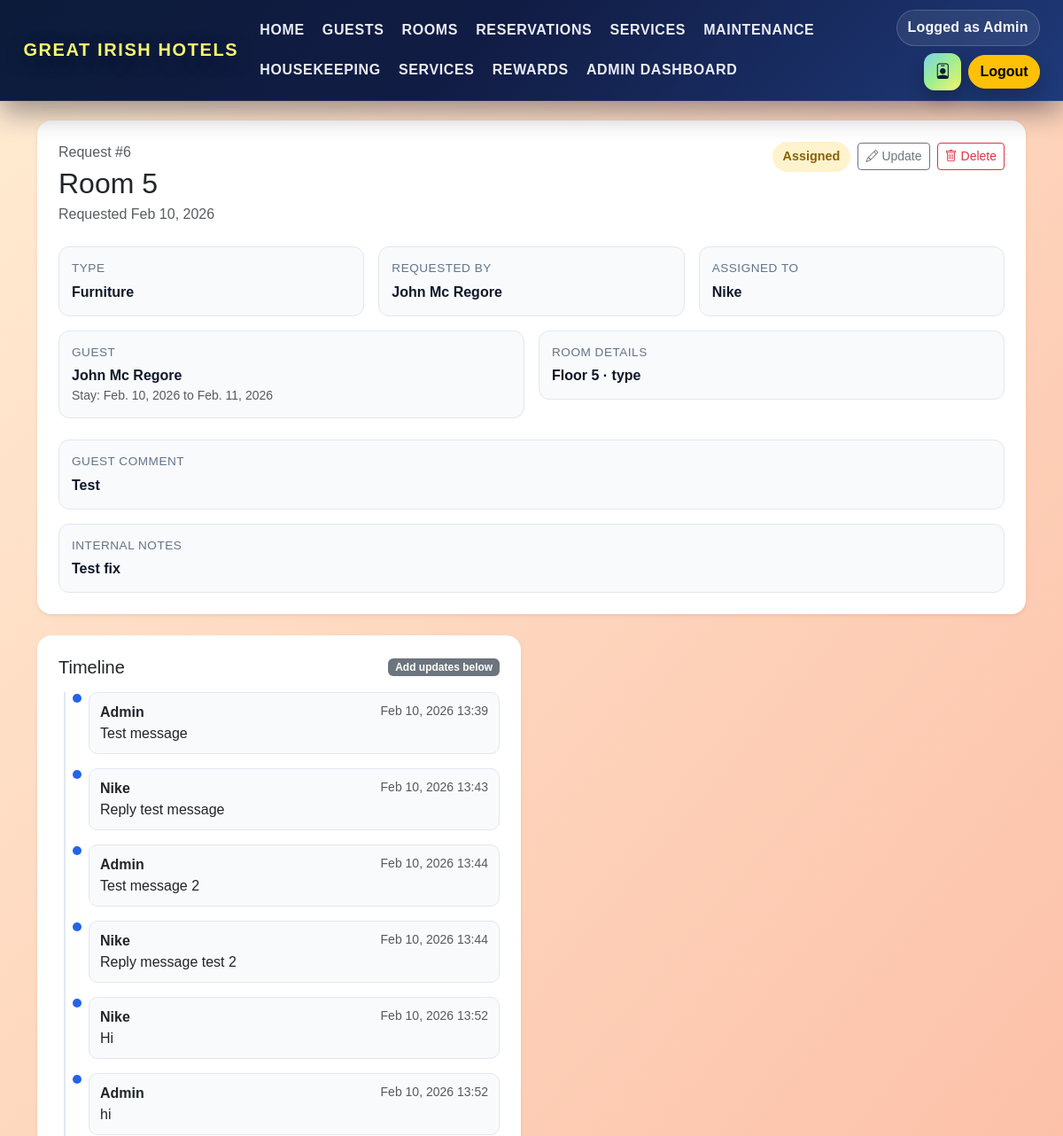
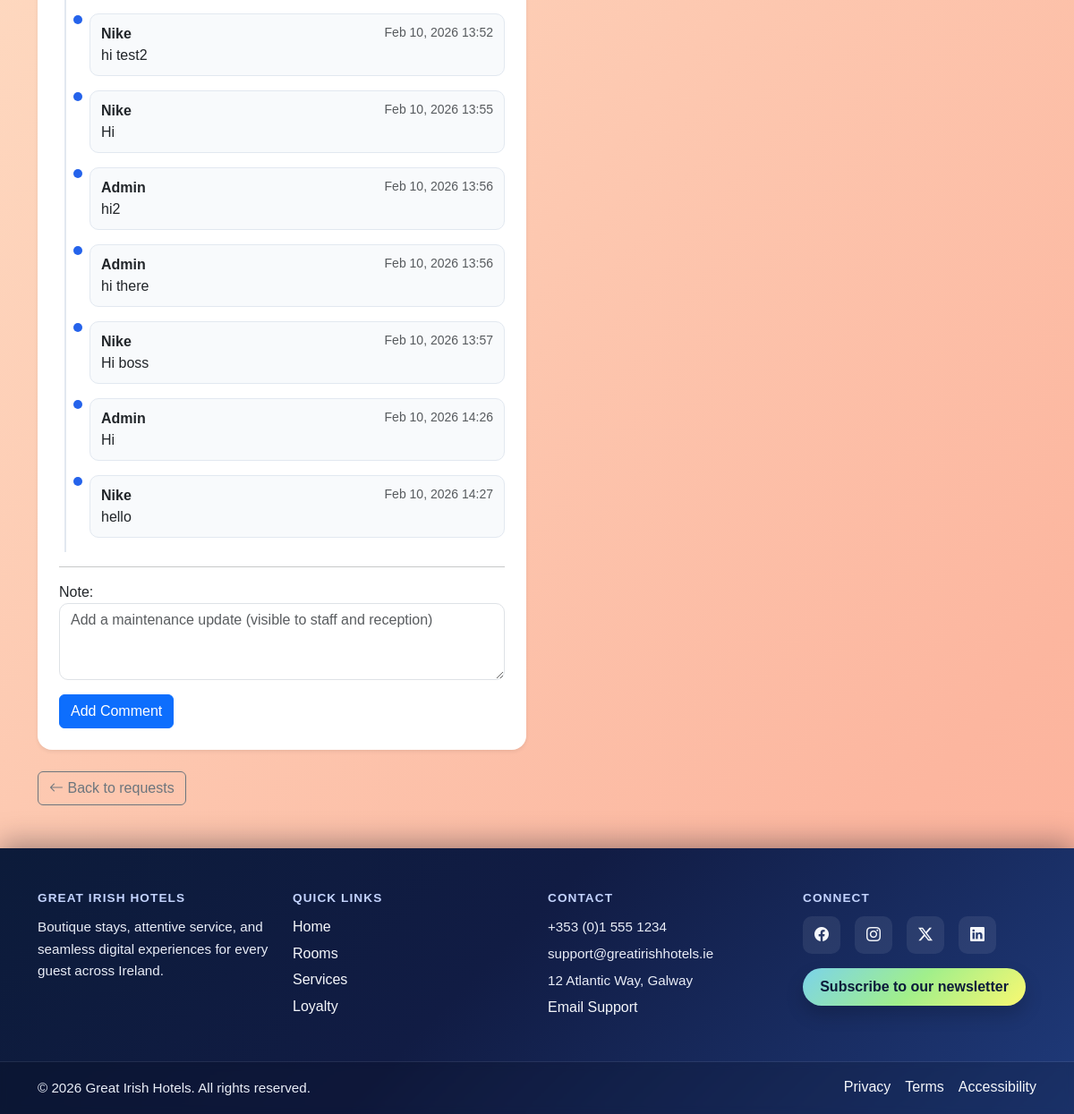
/management/maintenance/6/ (signed in), run on the app's committed database (2 pictures, top to bottom).
### core/models.py (models this page shows, shortened)
class MaintenanceRequest(models.Model):
	STATUS_CHOICES = [
		("requested", "Requested"),
		("assigned", "Assigned"),
		("in_progress", "In Progress"),
		("completed", "Completed"),
		("cancelled", "Cancelled"),
	]
	TYPE_CHOICES = [
		("plumbing", "Plumbing"),
		("electrical", "Electrical"),
		("hvac", "HVAC"),
		("furniture", "Furniture"),
		("appliances", "Appliances"),
		("room_cleaning", "Room Cleaning"),
		("other", "Other"),
	]
	guest = models.ForeignKey(Guest, on_delete=models.SET_NULL, null=True, blank=True, related_name="maintenance_requests")
	reservation = models.ForeignKey(Reservation, on_delete=models.SET_NULL, null=True, blank=True, related_name="maintenance_requests")
	room = models.ForeignKey(Room, on_delete=models.CASCADE, related_name="maintenance_requests")
	requested_by_name = models.CharField(max_length=120)
	request_date = models.DateField()
	type = models.CharField(max_length=30, choices=TYPE_CHOICES)
	comment = models.TextField(blank=True)
	internal_comment = models.TextField(blank=True)
	status = models.CharField(max_length=20, choices=STATUS_CHOICES, default="requested")
	assigned_to = models.ForeignKey(Staff, on_delete=models.SET_NULL, null=True, blank=True, related_name="assigned_maintenance_requests")
	created_at = models.DateTimeField(auto_now_add=True)
	updated_at = models.DateTimeField(auto_now=True)
	class Meta:
		ordering = ["-created_at"]

class Room(models.Model):
	number = models.CharField(max_length=10)
	floor = models.IntegerField()
	type = models.CharField(max_length=50)
	beds = models.IntegerField(default=1)
	rate = models.DecimalField(max_digits=8, decimal_places=2)
	smoking_allowed = models.BooleanField(default=False)
	available = models.BooleanField(default=True)
	image = CloudinaryField('room-image', folder='rooms', blank=True, null=True)

class Staff(models.Model):
	name = models.CharField(max_length=100)
	role = models.ForeignKey('Role', on_delete=models.SET_NULL, null=True)
	email = models.EmailField(unique=True)
	password_hash = models.CharField(max_length=128)

class Guest(models.Model):
	first_name = models.CharField(max_length=50)
	last_name = models.CharField(max_length=50)
	email = models.EmailField()
	phone = models.CharField(max_length=20)
	id_document = models.CharField(max_length=100)
	preferences = models.TextField(blank=True)
	special_requests = models.TextField(blank=True)
	loyalty_points = models.IntegerField(default=0)

class Reservation(models.Model):
	guest = models.ForeignKey(Guest, on_delete=models.CASCADE)
	room = models.ForeignKey(Room, on_delete=models.CASCADE)
	check_in = models.DateField()
	check_out = models.DateField()
	status = models.CharField(max_length=20, choices=[
		("confirmed", "Confirmed"),
		("checked-in", "Checked-in"),
		("checked-out", "Checked-out"),
		("cancelled", "Cancelled")
	])
	total_charges = models.DecimalField(max_digits=10, decimal_places=2, default=0)
	used_points_discount = models.BooleanField(default=False)
	points_redeemed = models.IntegerField(default=0)
	points_awarded = models.BooleanField(default=False)

class MaintenanceRequestComment(models.Model):
	request = models.ForeignKey(MaintenanceRequest, on_delete=models.CASCADE, related_name="comments")
	author = models.ForeignKey(Staff, on_delete=models.SET_NULL, null=True, blank=True, related_name="maintenance_comments")
	author_name = models.CharField(max_length=120, blank=True)
	note = models.TextField()
	created_at = models.DateTimeField(auto_now_add=True)
	class Meta:
		ordering = ["created_at"]

### core/views.py (the view, shortened to what this page needs)
# urls.py: path('management/maintenance/<int:pk>/', maintenance_detail, name='maintenance_detail'),
@require_guest_or_staff('Maintenance', 'Reception')
def maintenance_detail(request, pk):
	actor = resolve_actor(request)
	try:
		maintenance_req = MaintenanceRequest.objects.select_related('room', 'assigned_to', 'guest', 'reservation').get(pk=pk)
	except MaintenanceRequest.DoesNotExist:
		messages.error(request, 'Maintenance request not found.')
		return redirect('maintenance_list')
	allowed = False
	if actor['is_admin'] or actor['staff_role'] == 'Reception':
		allowed = True
	elif actor['staff_role'] == 'Maintenance' and actor['staff']:
		allowed = maintenance_req.assigned_to_id == actor['staff'].id
	elif actor['guest']:
		allowed = maintenance_req.guest_id == actor['guest'].id
	if not allowed:
		context = get_user_context(request)
		context['title'] = 'Access Prohibited'
		context['message'] = 'You do not have permission to view this request.'
		return render(request, 'core/access_denied.html', context, status=403)
	if actor['guest'] and maintenance_req.status == 'cancelled':
		messages.error(request, 'This request is no longer active.')
		return redirect('maintenance_list')
	can_comment = actor['is_admin'] or (actor['staff_role'] == 'Maintenance' and actor['staff'] and maintenance_req.assigned_to_id == actor['staff'].id)
	comment_form = MaintenanceRequestCommentForm(request.POST or None) if request.method == 'POST' else MaintenanceRequestCommentForm()
	context = get_user_context(request)
	context.update({
		'object': maintenance_req,
		'title': f"Maintenance Request #{maintenance_req.id}",
		'can_comment': can_comment,
		'comment_form': comment_form,
		'comments': maintenance_req.comments.select_related('author') if not (actor['guest'] and not actor['is_admin'] and not actor['staff']) else [],
		'is_admin': actor['is_admin'],
		'is_reception': actor['staff_role'] == 'Reception',
		'is_maintenance_staff': actor['staff_role'] == 'Maintenance',
		'is_guest_view': bool(actor['guest'] and not actor['staff'] and not actor['is_admin']),
		'staff_id': actor['staff'].id if actor['staff'] else None,
	})
	return render(request, 'core/maintenance_detail.html', context)

### core/templates/core/maintenance_detail.html (shortened to what this page needs)
{% extends "base.html" %}
{% block content %}
{% include "header.html" %}
<main class="container py-5 maintenance-detail">
    <div class="row g-4">
        <div class="col-12">
            <div class="card shadow-sm border-0 rounded-4">
                <div class="card-body p-4">
                    <div class="d-flex flex-wrap justify-content-between align-items-start gap-3 mb-4">
                        <div>
                            <p class="text-muted mb-1">Request #{{ object.id }}</p>
                            <h2 class="mb-1">Room {{ object.room.number }}</h2>
                            <p class="text-muted mb-0">Requested {{ object.request_date|date:"M d, Y" }}</p>
                        </div>
                        <div class="d-flex align-items-center gap-2">
                            <span class="status-pill status-{{ object.status }}">{% if is_guest_view %}{{ object.guest_visible_status }}{% else %}{{ object.get_status_display }}{% endif %}</span>
                            {% if is_admin %}
                                <a href="{% url 'maintenance_update' object.id %}" class="btn btn-outline-secondary btn-sm">
                                    <i class="bi bi-pencil me-1"></i>Update
                                </a>
                            {% elif is_maintenance_staff and object.assigned_to_id == staff_id %}
                                <a href="{% url 'maintenance_update' object.id %}" class="btn btn-outline-secondary btn-sm">
                                    <i class="bi bi-pencil me-1"></i>Update
                                </a>
                            {% endif %}
                            {% if is_admin %}
                                <a href="{% url 'maintenance_delete' object.id %}" class="btn btn-outline-danger btn-sm">
                                    <i class="bi bi-trash me-1"></i>Delete
                                </a>
                            {% endif %}
                        </div>
                    </div>
                    <div class="row g-3 mb-3">
                        <div class="col-md-4">
                            <div class="info-tile">
                                <p class="label">Type</p>
                                <p class="value">{{ object.get_type_display }}</p>
                            </div>
                        </div>
                        <div class="col-md-4">
                            <div class="info-tile">
                                <p class="label">Requested By</p>
                                <p class="value">{{ object.requested_by_name }}</p>
                            </div>
                        </div>
                        <div class="col-md-4">
                            <div class="info-tile">
                                <p class="label">Assigned To</p>
                                <p class="value">{{ object.assigned_to.name|default:"Unassigned" }}</p>
                            </div>
                        </div>
                    </div>
                    <div class="row g-3 mb-4">
                        <div class="col-md-6">
                            <div class="info-tile">
                                <p class="label">Guest</p>
                                <p class="value">{{ object.guest.first_name|default:"Unknown" }} {{ object.guest.last_name|default:"" }}</p>
                                {% if object.reservation %}
                                    <p class="small text-muted mb-0">Stay: {{ object.reservation.check_in }} to {{ object.reservation.check_out }}</p>
                                {% endif %}
                            </div>
                        </div>
                        <div class="col-md-6">
                            <div class="info-tile">
                                <p class="label">Room Details</p>
                                <p class="value">Floor {{ object.room.floor }} · {{ object.room.type }}</p>
                            </div>
                        </div>
                    </div>
                    <div class="row g-3">
                        <div class="col-12">
                            <div class="info-tile">
                                <p class="label">Guest Comment</p>
                                <p class="value">{{ object.comment|default:"No comment provided" }}</p>
                            </div>
                        </div>
                        {% if not is_guest_view %}
                        <div class="col-12">
                            <div class="info-tile">
                                <p class="label">Internal Notes</p>
                                <p class="value">{{ object.internal_comment|default:"No notes yet" }}</p>
                            </div>
                        </div>
                        {% endif %}
                    </div>
                </div>
            </div>
        </div>
        {% if not is_guest_view %}
        <div class="col-12 col-lg-6">
            <div class="card shadow-sm border-0 rounded-4">
                <div class="card-body p-4">
                    <div class="d-flex justify-content-between align-items-center mb-3">
                        <h5 class="mb-0 d-flex align-items-center gap-2">
                            <span>Timeline</span>
                        </h5>
                        {% if can_comment %}
                            <span class="badge bg-secondary">Add updates below</span>
                        {% endif %}
                    </div>
                    <div id="maintenance-timeline">
                        <ul id="maintenance-comments" class="timeline list-unstyled mb-3 {% if not comments %}d-none{% endif %}">
                            {% for note in comments %}
                                <li class="timeline-item" data-comment-id="{{ note.id }}">
                                    <div class="timeline-dot"></div>
                                    <div class="timeline-content">
                                        <div class="d-flex justify-content-between">
                                            <strong>
                                                {% if note.author %}
                                                    {{ note.author.name }}
                                                {% elif note.author_name %}
                                                    {{ note.author_name }}
                                                {% else %}
                                                    Unknown
                                                {% endif %}
                                            </strong>
                                            <span class="text-muted small">{{ note.created_at|date:"M d, Y H:i" }}</span>
                                        </div>
                                        <p class="mb-0">{{ note.note }}</p>
                                    </div>
                                </li>
                            {% endfor %}
                        </ul>
                    </div>
                    {% if can_comment %}
                        <hr class="my-3">
                        <form method="post" class="comment-form" id="maintenance-comment-form">
                            {{ comment_form.as_p }}
                            <button type="submit" class="btn btn-primary">Add Comment</button>
                        </form>
                    {% endif %}
                </div>
            </div>
        </div>
        {% endif %}
    </div>
    <div class="mt-4">
        <a href="{% url 'maintenance_list' %}" class="btn btn-outline-secondary">
            <i class="bi bi-arrow-left"></i> Back to requests
        </a>
    </div>
</main>
{% endblock %}

### data on the page
MaintenanceRequest: id "6", room.number "5", request_date "Feb 10, 2026", status "Assigned", type "Furniture", requested_by_name "John Mc Regore", assigned_to.name "Nike", guest.first_name "John", guest.last_name "Mc Regore", reservation.check_in "Feb. 10, 2026", reservation.check_out "Feb. 11, 2026", room.floor "5", room.type "type", comment "Test", internal_comment "Test fix"
MaintenanceRequestComment: author_name "Admin", created_at "Feb 10, 2026 13:39", note "Test message"
MaintenanceRequestComment: author.name "Nike", created_at "Feb 10, 2026 13:43", note "Reply test message"
MaintenanceRequestComment: author_name "Admin", created_at "Feb 10, 2026 13:44", note "Test message 2"
MaintenanceRequestComment: author.name "Nike", created_at "Feb 10, 2026 13:44", note "Reply message test 2"
MaintenanceRequestComment: author.name "Nike", created_at "Feb 10, 2026 13:52", note "Hi"
MaintenanceRequestComment: author_name "Admin", created_at "Feb 10, 2026 13:52", note "hi"
MaintenanceRequestComment: author.name "Nike", created_at "Feb 10, 2026 13:52", note "hi test2"
MaintenanceRequestComment: author.name "Nike", created_at "Feb 10, 2026 13:55", note "Hi"
MaintenanceRequestComment: author_name "Admin", created_at "Feb 10, 2026 13:56", note "hi2"
MaintenanceRequestComment: author_name "Admin", created_at "Feb 10, 2026 13:56", note "hi there"
MaintenanceRequestComment: author.name "Nike", created_at "Feb 10, 2026 13:57", note "Hi boss"
MaintenanceRequestComment: author_name "Admin", created_at "Feb 10, 2026 14:26", note "Hi"
MaintenanceRequestComment: author.name "Nike", created_at "Feb 10, 2026 14:27", note "hello"
